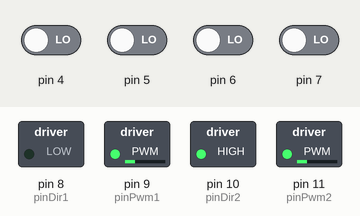
The sketch below on a simulated Arduino Uno, built with avr-gcc and run on an emulated ATmega328P. On the bench: switched loads named in the sketch (green lamp = pin HIGH). The test bench sets the inputs (shaded band); at power-on: pin 4–7 LOW. What the sketch prints to the serial monitor is not drawn.

Above: at 37.5 s.
Timing chart, 0 to 40.0 s (numbered marks = the images above):
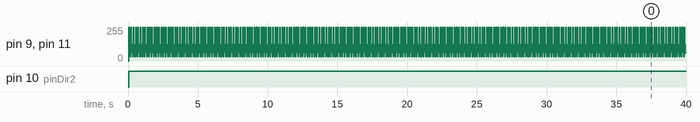

Measured:
- by itself, pin 9 (pinPwm1), pin 11 (pinPwm2): repeats every 0.17 s: 127/255 0.04 s, 63/255 0.04 s, 31/255 0.04 s, 255/255 0.04 s
- by itself, pin 10 (pinDir2): LOW → HIGH at 0.04 s

The sketch:

readPPM.ino
```cpp
//Reads PPM signals from 6 channels of an RC reciever, translates the values to
//PWM and prints the values to serial port.
//Works with Spectrum DX7 (haven't tested anything else)

//Create variables for 6 channels
int RXCH[6];
volatile int RXSG[6];
int RXOK[6];
int PWMSG[6];
int dir1, dir2, pwm1, pwm2;
int pinDir1, pinDir2, pinPwm1, pinPwm2;
int go = 0;
void setup() {
  pinDir1 = 8;
  pinDir2 = 10;
  pinPwm1 = 9;
  pinPwm2 = 11;
  pinMode(pinDir1, OUTPUT);
  pinMode(pinDir2, OUTPUT);
  pinMode(pinPwm1, OUTPUT);
  pinMode(pinPwm2, OUTPUT);
 //Start communication to serial port
 Serial.begin(115200);
 Serial.print("Hello\n");
 //Assign PPM input pins. The receiver output pins are conected as below to non-PWM Digital connectors:
 RXCH[0] = 4;  //Throttle
 RXCH[1] = 5;  //Aile / Yaw
 RXCH[2] = 6;  //Elev. / Pitch
 RXCH[3] = 7;  //Rudd. / Roll
 /*RXCH[4] = 8;  //Gear
 RXCH[5] = 9;  //Aux / Flt Mode*/

 for (int i = 1; i < 7; i++){
   pinMode(RXCH[i], INPUT);
 }

}

void loop() {

// Read RX values
 for (int i = 0; i < 4; i++){                                        //for each of the 6 channels:
 RXSG[i] = pulseIn(RXCH[i], HIGH, 20000);                            //read the receiver signal
 if (RXSG[i] == 0) {RXSG[i] = RXOK[i];} else {RXOK[i] = RXSG[i];}    //if the signal is good then use it, else use the previous signal
 PWMSG[i] = map(RXSG[i], 1000, 2000, 0, 511);                        //substitute the high values to a value between 0 and 511
 constrain (PWMSG[i], 0, 511);                                     //make sure that the value stays within the disired boundries
 RXSG[i] = pulseIn(RXCH[i], HIGH, 20000);                            //read the receiver signal
 if (RXSG[i] == 0) {RXSG[i] = RXOK[i];} else {RXOK[i] = RXSG[i];}    //if the signal is good then use it, else use the previous signal
 PWMSG[i] = map(RXSG[i], 1000, 2000, 0, 511);                        //substitute the high values to a value between 0 and 511
 constrain (PWMSG[i], 0, 511);

// Print RX values

 Serial.print(" ||   Ch: ");
 Serial.print(i);
 Serial.print(" / PWMSG: ");


 PWMSG[0] = abs(PWMSG[0] / 2);
 if(PWMSG[0] < 30){
  PWMSG[0] = 0;
 }
 //see what controls make each threshold
 //left
 if(PWMSG[1] < 150){
  go = 1;
  dir1 = 0;
  dir2 = 1;
 }
 //right
 else if(PWMSG[1] > 350){
  go = 1;
  dir1 = 1;
  dir2 = 0;
 }
 //forward
 else if(PWMSG[2] < 150) {
  go = 1;
  dir1 = 0;
  dir2 = 0;
 }
 //back
 else if(PWMSG[2] > 300){
  go = 1;
  dir1 = 1;
  dir2 = 1;
 }
 //else stay put
 else{
  go = 0;
 }
 //write pwms to motor control
 if(go == 1){
  digitalWrite(pinDir1, dir1);
  digitalWrite(pinDir2, dir2);
  analogWrite(pinPwm1, PWMSG[0]);
  analogWrite(pinPwm2, PWMSG[0]);
 }
 else{
  analogWrite(pinPwm1, 0);
  analogWrite(pinPwm2, 0);
 }

 Serial.print(PWMSG[i]);
 delay(1);
}
Serial.print(" ");
Serial.print(dir1);
Serial.print(" ");
Serial.print(dir2);
Serial.print(" ");
Serial.print(go);
Serial.print(" ");
Serial.println();
}
```
